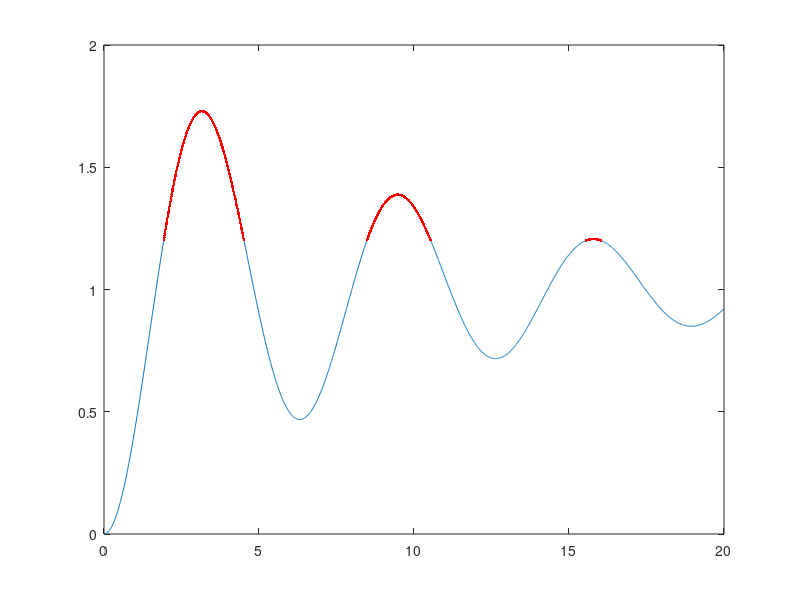

Source code (MATLAB):
%% * / and other operators are for matrices 
                  %%Figure(1);plot(x,y)will make a specific figure
                  %%clf will clear the figure
clear;
clc;
N = 2000;
t = linspace(0,20,N);
z = 0.1;
y = 1-exp(-z*t).*(z/((sqrt(1-z^2)))*(sin(t*sqrt(1-z^2)))+cos(t*sqrt(1-z^2)));
plot(t,y);
hold on
% count = 0;
% for i = 1:N
%   % if y(i)>1.2
%   %     count = count+1;
%   % end
%   g = y>1.2;
%   if y(i)>1.2
%       count = count+1;
%   end
% end
% count/N
% sum(g)/N
% plot(t,g)
m = y>1.2;
% for i = 1:N-1
% if m(i)~=m(i+1)
%     disp(t(i))
% end
% end
disp(' ');
%t((m(2:end)~= m(1:end-1)));
h = plot(t(m),y(m),'r.');

